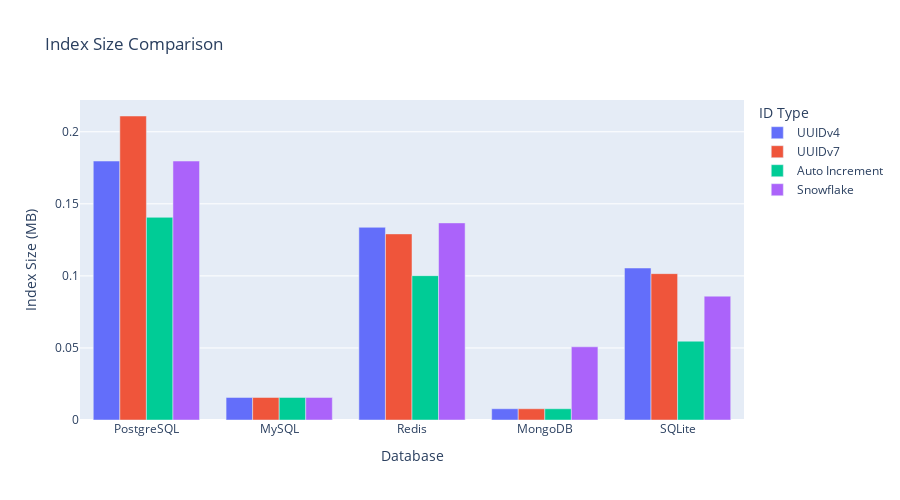

The notebook cell this image was saved under:
### Markdown cell above
**考察:**  
SelectではID長よりもデータ配置が効くため、PostgreSQLとMySQLでSnowflakeやUUIDv7の分布が狭まりP99も低くなる。一方でRedisはヒープ構造が不要なためID種別の差が最小であり、キャッシュ用途ではID設計の自由度が高いと分かる。

### Code cell
fig_index_size = px.bar(
    index_comparison_df,
    x="database",
    y="index_size_mb",
    color="id_type",
    barmode="group",
    title="Index Size Comparison",
    labels={"database": "Database", "index_size_mb": "Index Size (MB)", "id_type": "ID Type"},
    height=500,
)
fig_index_size.show()

### Figure 1 — Plotly figure (JSON) as saved in the notebook; plotly's stock layout.template omitted (floating-point values rounded to 4 significant figures)
{"data": [{"alignmentgroup": "True", "hovertemplate": "ID Type=UUIDv4<br>Database=%{x}<br>Index Size (MB)=%{y}<extra></extra>", "legendgroup": "UUIDv4", "marker": {"color": "#636efa", "pattern": {"shape": ""}}, "name": "UUIDv4", "offsetgroup": "UUIDv4", "orientation": "v", "showlegend": true, "textposition": "auto", "type": "bar", "x": ["PostgreSQL", "MySQL", "Redis", "MongoDB", "SQLite"], "xaxis": "x", "y": [0.1797, 0.01562, 0.1337, 0.007812, 0.1055], "yaxis": "y"}, {"alignmentgroup": "True", "hovertemplate": "ID Type=UUIDv7<br>Database=%{x}<br>Index Size (MB)=%{y}<extra></extra>", "legendgroup": "UUIDv7", "marker": {"color": "#EF553B", "pattern": {"shape": ""}}, "name": "UUIDv7", "offsetgroup": "UUIDv7", "orientation": "v", "showlegend": true, "textposition": "auto", "type": "bar", "x": ["PostgreSQL", "MySQL", "Redis", "MongoDB", "SQLite"], "xaxis": "x", "y": [0.2109, 0.01562, 0.1291, 0.007812, 0.1016], "yaxis": "y"}, {"alignmentgroup": "True", "hovertemplate": "ID Type=Auto Increment<br>Database=%{x}<br>Index Size (MB)=%{y}<extra></extra>", "legendgroup": "Auto Increment", "marker": {"color": "#00cc96", "pattern": {"shape": ""}}, "name": "Auto Increment", "offsetgroup": "Auto Increment", "orientation": "v", "showlegend": true, "textposition": "auto", "type": "bar", "x": ["PostgreSQL", "MySQL", "Redis", "MongoDB", "SQLite"], "xaxis": "x", "y": [0.1406, 0.01562, 0.1001, 0.007812, 0.05469], "yaxis": "y"}, {"alignmentgroup": "True", "hovertemplate": "ID Type=Snowflake<br>Database=%{x}<br>Index Size (MB)=%{y}<extra></extra>", "legendgroup": "Snowflake", "marker": {"color": "#ab63fa", "pattern": {"shape": ""}}, "name": "Snowflake", "offsetgroup": "Snowflake", "orientation": "v", "showlegend": true, "textposition": "auto", "type": "bar", "x": ["PostgreSQL", "MySQL", "Redis", "MongoDB", "SQLite"], "xaxis": "x", "y": [0.1797, 0.01562, 0.1368, 0.05078, 0.08594], "yaxis": "y"}], "layout": {"barmode": "group", "height": 500, "legend": {"title": {"text": "ID Type"}, "tracegroupgap": 0}, "title": {"text": "Index Size Comparison"}, "xaxis": {"anchor": "y", "domain": [0, 1], "title": {"text": "Database"}}, "yaxis": {"anchor": "x", "domain": [0, 1], "title": {"text": "Index Size (MB)"}}}}
